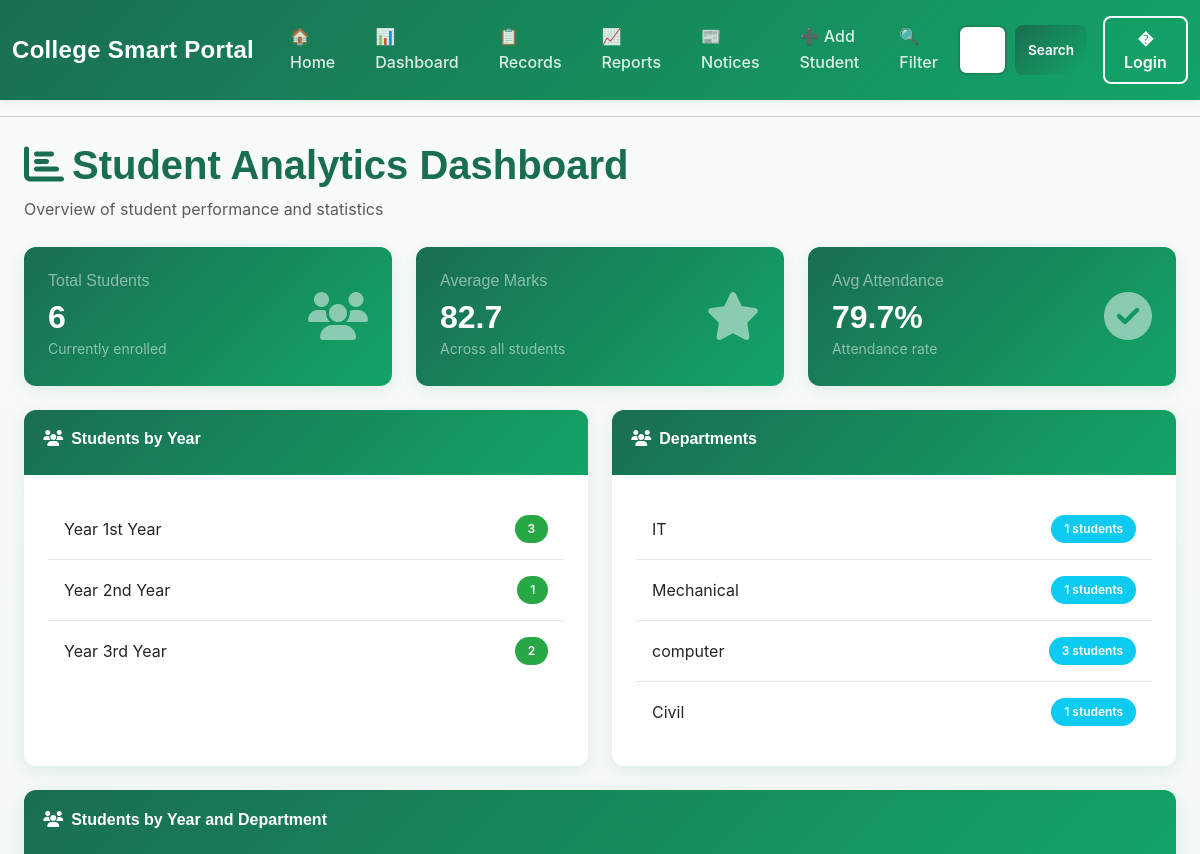
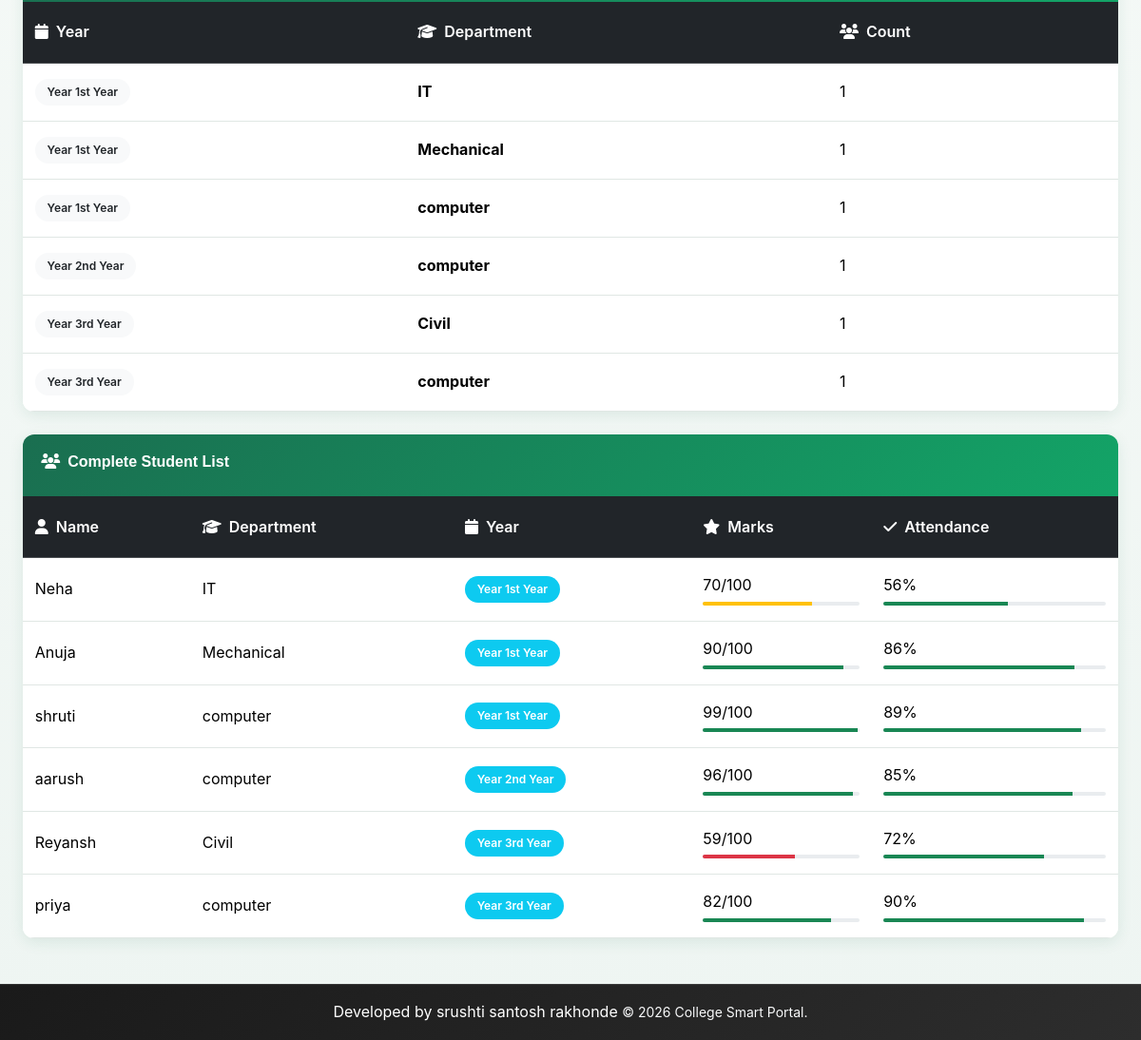
/dashboard, run on the app's committed database (2 pictures, top to bottom).
### tables this page shows
CREATE TABLE students (
                    id INTEGER PRIMARY KEY AUTOINCREMENT,
                    name TEXT NOT NULL,
                    roll_no INTEGER NOT NULL,
                    marks INTEGER NOT NULL,
                    branch TEXT NOT NULL,
                    attendance INTEGER DEFAULT 0
                 , photo TEXT DEFAULT 'default.png', year TEXT DEFAULT '1st Year');

### project_flask.py (the view)
@app.route('/dashboard')
def dashboard():
    conn = get_db()
    total_students = conn.execute("SELECT COUNT(*) AS total FROM students").fetchone()[0]
    avg_marks_row = conn.execute("SELECT AVG(marks) AS avg_marks FROM students").fetchone()
    average_marks = round(avg_marks_row[0],1) if avg_marks_row and avg_marks_row[0] is not None else 0
    avg_att_row = conn.execute("SELECT AVG(attendance) AS avg_att FROM students").fetchone()
    average_attendance = round(avg_att_row[0],1) if avg_att_row and avg_att_row[0] is not None else 0
    year_counts = conn.execute("""
        SELECT year, COUNT(*) AS count
        FROM students
        GROUP BY year
        ORDER BY year
    """).fetchall()
    branch_counts = conn.execute("""
        SELECT branch AS branch_name, COUNT(*) AS count, GROUP_CONCAT(name, ', ') AS names
        FROM students
        GROUP BY branch
        ORDER BY branch
    """).fetchall()
    year_branch_counts = conn.execute("""
        SELECT year, branch, COUNT(*) AS count
        FROM students
        GROUP BY year, branch
        ORDER BY year, branch
    """).fetchall()
    students = conn.execute("SELECT name, branch, year, marks, attendance FROM students ORDER BY year, branch, name").fetchall()
    conn.close()
    return render_template('dashboard.html',
                           total_students=total_students,
                           average_marks=average_marks,
                           average_attendance=average_attendance,
                           year_counts=year_counts,
                           branch_counts=branch_counts,
                           year_branch_counts=year_branch_counts,
                           students=students)

### database.py (called while the page is built)
def get_db():
    conn = sqlite3.connect(DB_PATH)
    conn.row_factory = sqlite3.Row
    return conn

### templates/dashboard.html (shortened to what this page needs)
{% extends "base.html" %}
{% block content %}
<div class="mb-4">
    <h1 class="display-6 fw-bold mb-2">
        <i class="fas fa-chart-bar me-2"></i>Student Analytics Dashboard
    </h1>
    <p class="text-muted">Overview of student performance and statistics</p>
</div>
<div class="row g-4 mb-4">
    <div class="col-12 col-md-4">
        <div class="card stat-card">
            <div class="d-flex justify-content-between align-items-center">
                <div>
                    <h6 class="text-white-50 fw-500 mb-2">Total Students</h6>
                    <h3 class="mb-0">{{ total_students }}</h3>
                    <small class="text-white-50">Currently enrolled</small>
                </div>
                <i class="fas fa-users fa-3x opacity-50"></i>
            </div>
        </div>
    </div>
    <div class="col-12 col-md-4">
        <div class="card stat-card">
            <div class="d-flex justify-content-between align-items-center">
                <div>
                    <h6 class="text-white-50 fw-500 mb-2">Average Marks</h6>
                    <h3 class="mb-0">{{ average_marks }}</h3>
                    <small class="text-white-50">Across all students</small>
                </div>
                <i class="fas fa-star fa-3x opacity-50"></i>
            </div>
        </div>
    </div>
    <div class="col-12 col-md-4">
        <div class="card stat-card">
            <div class="d-flex justify-content-between align-items-center">
                <div>
                    <h6 class="text-white-50 fw-500 mb-2">Avg Attendance</h6>
                    <h3 class="mb-0">{{ average_attendance }}%</h3>
                    <small class="text-white-50">Attendance rate</small>
                </div>
                <i class="fas fa-check-circle fa-3x opacity-50"></i>
            </div>
        </div>
    </div>
</div>
<div class="row g-4 mb-4">
    <div class="col-12 col-lg-6">
        <div class="card border-0 shadow-sm h-100">
            <div class="card-header">
                <h6 class="text-white" fw-bold><i class="fas fa-users me-2"></i>Students by Year</h6>
            </div>
            <div class="card-body">
               <ul class="list-group list-group-flush">
                    {% for row in year_counts %}
                    <li class="list-group-item d-flex justify-content-between align-items-center">
                        <span class="fw-600">Year {{ row['year'] }}</span>
                        <span class="badge bg-success rounded-pill">{{ row['count'] }}</span>
                    </li>
                    {% endfor %}
                </ul>
            </div>
        </div>
    </div>
    <div class="col-12 col-lg-6">
        <div class="card border-0 shadow-sm h-100">
            <div class="card-header">
                <h6 class="text-white" fw-bold><i class="fas fa-users me-2"></i>Departments</h6>
            </div>
            <div class="card-body">
                <ul class="list-group list-group-flush">
                    {% set dept_counts = {} %}
                    {% for row in year_branch_counts %}
                        {% if row['branch'] not in dept_counts %}
                            {% set _ = dept_counts.update({row['branch']: 0}) %}
                        {% endif %}
                        {% set _ = dept_counts.update({row['branch']: dept_counts[row['branch']] + row['count']}) %}
                    {% endfor %}
                    {% for dept, count in dept_counts.items() %}
                    <li class="list-group-item d-flex justify-content-between align-items-center">
                        <span class="fw-600">{{ dept }}</span>
                        <span class="badge bg-info rounded-pill">{{ count }} students</span>
                    </li>
                    {% endfor %}
                </ul>
            </div>
        </div>
    </div>
</div>
<div class="card border-0 shadow-sm mb-4">
    <div class="card-header">
        <h6 class="text-white" fw-bold><i class="fas fa-users me-2"></i>Students by Year and Department</h6>
    </div>
    <div class="table-responsive">
        <table class="table table-hover align-middle mb-0">
            <thead class="table-dark">
                <tr>
                    <th><i class="fas fa-calendar me-2"></i>Year</th>
                    <th><i class="fas fa-graduation-cap me-2"></i>Department</th>
                    <th><i class="fas fa-users me-2"></i>Count</th>
                </tr>
            </thead>
            <tbody>
                {% for row in year_branch_counts %}
                <tr>
                    <td><span class="badge bg-light text-dark">Year {{ row['year'] }}</span></td>
                    <td><strong>{{ row['branch'] }}</strong></td>
                    <td><span class="fw-600">{{ row['count'] }}</span></td>
                </tr>
                {% endfor %}
            </tbody>
        </table>
    </div>
</div>
<div class="card border-0 shadow-sm">
    <div class="card-header">
        <h6 class="text-white" fw-bold><i class="fas fa-users me-2"></i>Complete Student List</h6>
    </div>
    <div class="table-responsive">
        <table class="table table-hover align-middle mb-0">
            <thead class="table-dark">
                <tr>
                    <th><i class="fas fa-user me-2"></i>Name</th>
                    <th><i class="fas fa-graduation-cap me-2"></i>Department</th>
                    <th><i class="fas fa-calendar me-2"></i>Year</th>
                    <th><i class="fas fa-star me-2"></i>Marks</th>
                    <th><i class="fas fa-check me-2"></i>Attendance</th>
                </tr>
            </thead>
            <tbody>
                {% for student in students %}
                <tr>
                    <td class="fw-600">{{ student['name'] }}</td>
                    <td>{{ student['branch'] }}</td>
                    <td><span class="badge bg-info">Year {{ student['year'] }}</span></td>
                    <td>
                        <span class="fw-600">{{ student['marks'] }}/100</span>
                        {% set mark_width = (student['marks']/100*100)|int %}
                        {% set mark_color = 'bg-success' if student['marks'] >= 80 else 'bg-warning' if student['marks'] >= 60 else 'bg-danger' %}
                        <div class="progress" style="height: 4px; margin-top: 4px;">
                            <div class="progress-bar {{ mark_color }}" role="progressbar" data-width="{{ mark_width }}" aria-valuenow="{{ mark_width }}" aria-valuemin="0" aria-valuemax="100"></div>
                        </div>
                    </td>
                    <td>
                        <span class="fw-600">{{ student['attendance'] }}%</span>
                        {% set att_width = (student['attendance']|string).rstrip('%')|int %}
                        <div class="progress" style="height: 4px; margin-top: 4px;">
                            <div class="progress-bar bg-success" role="progressbar" data-width="{{ att_width }}" aria-valuenow="{{ att_width }}" aria-valuemin="0" aria-valuemax="100"></div>
                        </div>
                    </td>
                </tr>
                {% endfor %}
            </tbody>
        </table>
    </div>
</div>
{% endblock %}

### static/style.css (style rules this page uses)
:root { --primary-color: #1a6e50; --secondary-color: #13a467; --accent-color: #0f8b5c; --light-bg: #f8fbf9; --card-shadow: 0 4px 15px rgba(26, 110, 80, 0.1); --card-shadow-hover: 0 8px 25px rgba(26, 110, 80, 0.15); }
* { font-family: 'Inter', sans-serif; }
body { background: linear-gradient(180deg, #f8fbf9 0%, #eef5f2 100%); min-height: 100vh; color: #2c3e50; line-height: 1.6; }
.card { border: none; border-radius: 12px; overflow: hidden; box-shadow: var(--card-shadow); transition: all 0.35s cubic-bezier(0.4, 0, 0.2, 1); background: white; }
.card-header { background: linear-gradient(135deg, #1a6e50 0%, #13a467 100%); color: white; border: none; font-weight: 600; padding: 1.2rem; }
.card-body { padding: 1.5rem; }
.badge { font-size: 0.75rem; padding: 0.5rem 0.8rem; border-radius: 999px; font-weight: 600; }
.badge.bg-success { background-color: #28a745 !important; }
.table { background: white; border-collapse: collapse; }
.table thead.table-dark { background: linear-gradient(135deg, #1a6e50, #13a467) !important; }
.table tbody tr { border-bottom: 1px solid #e0e7e4; transition: all 0.3s ease; }
.table td { padding: 1rem 0.8rem; vertical-align: middle; }
.table th { font-weight: 600; padding: 1.2rem 0.8rem; color: white !important; }
.list-group-item { border: none; border-bottom: 1px solid #e0e7e4; padding: 1rem; transition: all 0.3s ease; }
.list-group-item:last-child { border-bottom: none; }
h1, h2, h3, h4, h5, h6 { font-family: 'Poppins', sans-serif; font-weight: 700; color: #1a6e50; }
.display-6 { font-family: 'Poppins', sans-serif; font-weight: 700; }
.stat-card { background: linear-gradient(135deg, var(--primary-color), var(--secondary-color)); color: white; border-radius: 12px; padding: 1.5rem; box-shadow: var(--card-shadow); transition: all 0.3s ease; }
.fw-bold { font-weight: 700; }
.shadow-sm { box-shadow: var(--card-shadow) !important; }
.card { animation: slideIn 0.3s ease-out; }

### templates/dashboard.html (style rules this page uses)
.stat-card { background: linear-gradient(135deg, #1a6e50, #13a467); color: white; padding: 1.5rem; border-radius: 12px; border: none; }
.stat-card h3 { font-size: 2rem; font-weight: 700; color: white; }
.stat-card h6 { font-weight: 500; }
.progress { background-color: #e9ecef; }

### data on the page
students: year "3rd Year", count "2", branch "computer", count "1", name "priya", marks "82", attendance "90"
students: year "1st Year", branch "Mechanical", count "1", name "Anuja", marks "90", attendance "86"
students: year "1st Year", branch "computer", count "1", name "shruti", marks "99", attendance "89"
students: year "2nd Year", branch "computer", count "1", name "aarush", marks "96", attendance "85"
students: year "3rd Year", branch "Civil", count "1", name "Reyansh", marks "59", attendance "72"
students: name "Neha", branch "IT", year "1st Year", marks "70", attendance "56"

### other printed values
{{ total_students }} "6"
{{ average_marks }} "82.7"
{{ average_attendance }} "79.7"
{{ row['year'] }} "1st Year" "2nd Year"
{{ row['count'] }} "3" "1"
{{ dept }} "IT" "Mechanical" "computer" "Civil"
{{ count }} "1" "1" "3" "1"
{{ row['year'] }} "1st Year"
{{ row['branch'] }} "IT"
{{ row['count'] }} "1"
